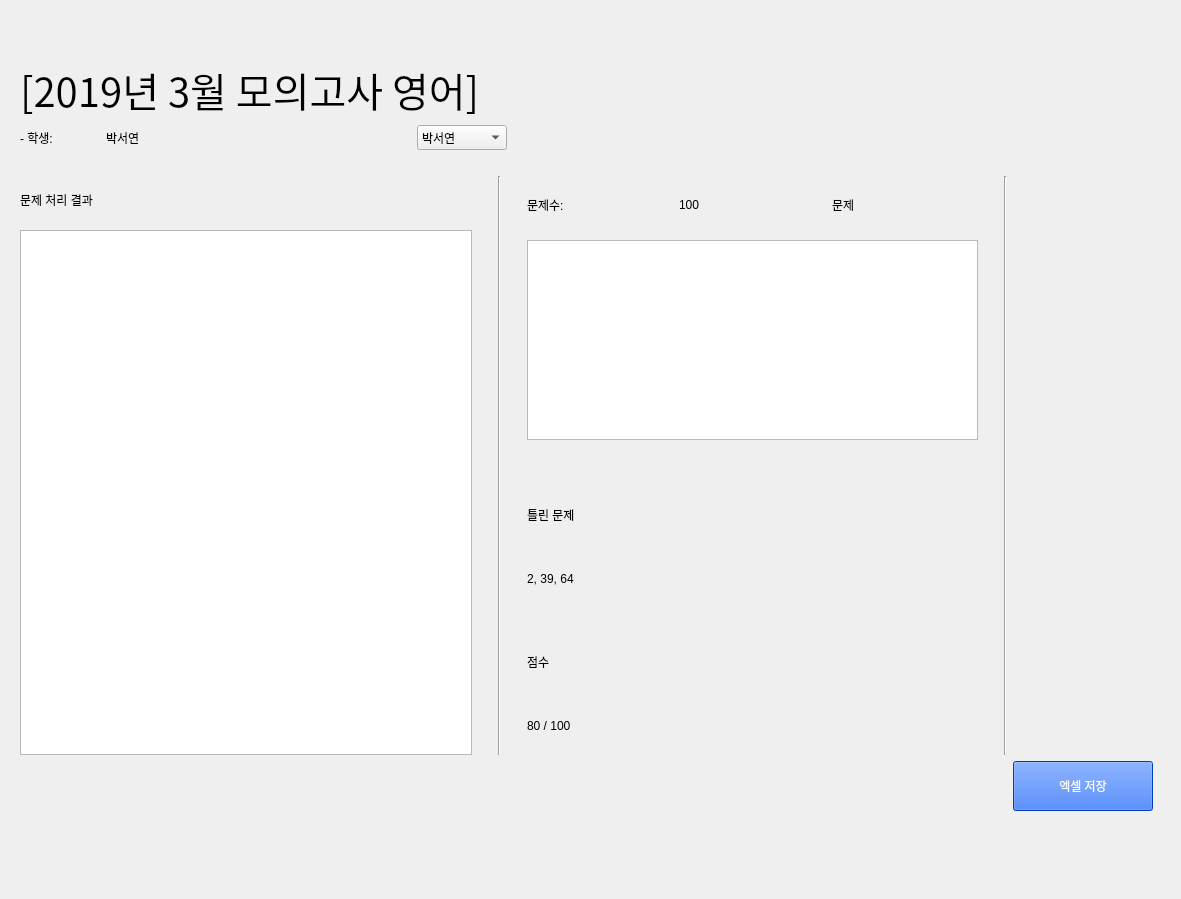
<?xml version="1.0" encoding="UTF-8"?>
<ui version="4.0">
 <class>Form</class>
 <widget class="QWidget" name="Form">
  <property name="geometry">
   <rect>
    <x>0</x>
    <y>0</y>
    <width>1181</width>
    <height>899</height>
   </rect>
  </property>
  <property name="windowTitle">
   <string>Form</string>
  </property>
  <widget class="QWidget" name="layoutWidget">
   <property name="geometry">
    <rect>
     <x>20</x>
     <y>60</y>
     <width>1133</width>
     <height>751</height>
    </rect>
   </property>
   <layout class="QGridLayout" name="gridLayout_17">
    <item row="3" column="1">
     <widget class="QPushButton" name="ResultPushButton_5">
      <property name="sizePolicy">
       <sizepolicy hsizetype="Fixed" vsizetype="Fixed">
        <horstretch>0</horstretch>
        <verstretch>0</verstretch>
       </sizepolicy>
      </property>
      <property name="minimumSize">
       <size>
        <width>140</width>
        <height>50</height>
       </size>
      </property>
      <property name="styleSheet">
       <string notr="true">font: 81 24pt &quot;나눔스퀘어 ExtraBold&quot;;
color: rgb(255, 255, 255);
background-color: rgb(0, 85, 255);</string>
      </property>
      <property name="text">
       <string>엑셀 저장</string>
      </property>
     </widget>
    </item>
    <item row="0" column="0">
     <layout class="QGridLayout" name="gridLayout_18">
      <item row="1" column="2">
       <spacer name="horizontalSpacer_21">
        <property name="orientation">
         <enum>Qt::Horizontal</enum>
        </property>
        <property name="sizeType">
         <enum>QSizePolicy::Fixed</enum>
        </property>
        <property name="sizeHint" stdset="0">
         <size>
          <width>220</width>
          <height>20</height>
         </size>
        </property>
       </spacer>
      </item>
      <item row="1" column="3">
       <widget class="QComboBox" name="comboBox_5">
        <property name="sizePolicy">
         <sizepolicy hsizetype="Fixed" vsizetype="Fixed">
          <horstretch>0</horstretch>
          <verstretch>0</verstretch>
         </sizepolicy>
        </property>
        <property name="minimumSize">
         <size>
          <width>90</width>
          <height>25</height>
         </size>
        </property>
        <property name="styleSheet">
         <string notr="true">font: 75 12pt &quot;나눔스퀘어 Bold&quot;;</string>
        </property>
        <item>
         <property name="text">
          <string>박서연</string>
         </property>
        </item>
        <item>
         <property name="text">
          <string>손재호</string>
         </property>
        </item>
        <item>
         <property name="text">
          <string>하은영</string>
         </property>
        </item>
        <item>
         <property name="text">
          <string>박소영</string>
         </property>
        </item>
       </widget>
      </item>
      <item row="1" column="0">
       <widget class="QLabel" name="studentLabel_5">
        <property name="styleSheet">
         <string notr="true">font: 75 15pt &quot;나눔스퀘어 Bold&quot;;</string>
        </property>
        <property name="text">
         <string>- 학생:</string>
        </property>
       </widget>
      </item>
      <item row="1" column="1">
       <widget class="QLabel" name="StudentNameLabel_5">
        <property name="styleSheet">
         <string notr="true">font: 75 15pt &quot;나눔스퀘어 Bold&quot;;</string>
        </property>
        <property name="text">
         <string>박서연</string>
        </property>
       </widget>
      </item>
      <item row="0" column="0" colspan="4">
       <widget class="QLabel" name="testNameLabel_5">
        <property name="sizePolicy">
         <sizepolicy hsizetype="Maximum" vsizetype="Maximum">
          <horstretch>0</horstretch>
          <verstretch>0</verstretch>
         </sizepolicy>
        </property>
        <property name="font">
         <font>
          <family>나눔스퀘어 ExtraBold</family>
          <pointsize>30</pointsize>
          <weight>10</weight>
          <italic>false</italic>
          <bold>false</bold>
         </font>
        </property>
        <property name="styleSheet">
         <string notr="true">font: 81 30pt &quot;나눔스퀘어 ExtraBold&quot;;</string>
        </property>
        <property name="frameShape">
         <enum>QFrame::NoFrame</enum>
        </property>
        <property name="text">
         <string>[2019년 3월 모의고사 영어]</string>
        </property>
       </widget>
      </item>
      <item row="1" column="4">
       <spacer name="horizontalSpacer_22">
        <property name="orientation">
         <enum>Qt::Horizontal</enum>
        </property>
        <property name="sizeType">
         <enum>QSizePolicy::Fixed</enum>
        </property>
        <property name="sizeHint" stdset="0">
         <size>
          <width>500</width>
          <height>20</height>
         </size>
        </property>
       </spacer>
      </item>
     </layout>
    </item>
    <item row="2" column="0">
     <layout class="QGridLayout" name="gridLayout_19">
      <item row="0" column="0">
       <layout class="QVBoxLayout" name="verticalLayout_5">
        <item>
         <widget class="QLabel" name="scoreNameLabel_13">
          <property name="styleSheet">
           <string notr="true">font: 81 15pt &quot;나눔스퀘어 ExtraBold&quot;;</string>
          </property>
          <property name="text">
           <string>문제 처리 결과</string>
          </property>
         </widget>
        </item>
        <item>
         <widget class="QTableWidget" name="tableWidget">
          <property name="sizePolicy">
           <sizepolicy hsizetype="Minimum" vsizetype="Minimum">
            <horstretch>0</horstretch>
            <verstretch>0</verstretch>
           </sizepolicy>
          </property>
          <property name="minimumSize">
           <size>
            <width>200</width>
            <height>525</height>
           </size>
          </property>
         </widget>
        </item>
       </layout>
      </item>
      <item row="0" column="1">
       <spacer name="horizontalSpacer_23">
        <property name="orientation">
         <enum>Qt::Horizontal</enum>
        </property>
        <property name="sizeType">
         <enum>QSizePolicy::Fixed</enum>
        </property>
        <property name="sizeHint" stdset="0">
         <size>
          <width>20</width>
          <height>20</height>
         </size>
        </property>
       </spacer>
      </item>
      <item row="0" column="2">
       <widget class="Line" name="line_9">
        <property name="orientation">
         <enum>Qt::Vertical</enum>
        </property>
       </widget>
      </item>
      <item row="0" column="3">
       <spacer name="horizontalSpacer_24">
        <property name="orientation">
         <enum>Qt::Horizontal</enum>
        </property>
        <property name="sizeType">
         <enum>QSizePolicy::Fixed</enum>
        </property>
        <property name="sizeHint" stdset="0">
         <size>
          <width>20</width>
          <height>20</height>
         </size>
        </property>
       </spacer>
      </item>
      <item row="0" column="4">
       <layout class="QGridLayout" name="gridLayout_20">
        <item row="0" column="2">
         <widget class="QLabel" name="scoreNameLabel_15">
          <property name="sizePolicy">
           <sizepolicy hsizetype="Minimum" vsizetype="Minimum">
            <horstretch>0</horstretch>
            <verstretch>0</verstretch>
           </sizepolicy>
          </property>
          <property name="minimumSize">
           <size>
            <width>50</width>
            <height>30</height>
           </size>
          </property>
          <property name="styleSheet">
           <string notr="true">font: 81 15pt &quot;나눔스퀘어 ExtraBold&quot;;</string>
          </property>
          <property name="text">
           <string>문제</string>
          </property>
         </widget>
        </item>
        <item row="5" column="0">
         <spacer name="verticalSpacer_14">
          <property name="orientation">
           <enum>Qt::Vertical</enum>
          </property>
          <property name="sizeType">
           <enum>QSizePolicy::Fixed</enum>
          </property>
          <property name="sizeHint" stdset="0">
           <size>
            <width>20</width>
            <height>20</height>
           </size>
          </property>
         </spacer>
        </item>
        <item row="3" column="0" colspan="2">
         <widget class="QLabel" name="wrongProblemLabel_5">
          <property name="sizePolicy">
           <sizepolicy hsizetype="Minimum" vsizetype="Minimum">
            <horstretch>0</horstretch>
            <verstretch>0</verstretch>
           </sizepolicy>
          </property>
          <property name="minimumSize">
           <size>
            <width>110</width>
            <height>30</height>
           </size>
          </property>
          <property name="styleSheet">
           <string notr="true">font: 81 18pt &quot;나눔스퀘어 ExtraBold&quot;;</string>
          </property>
          <property name="text">
           <string>틀린 문제</string>
          </property>
         </widget>
        </item>
        <item row="2" column="0">
         <spacer name="verticalSpacer_13">
          <property name="orientation">
           <enum>Qt::Vertical</enum>
          </property>
          <property name="sizeType">
           <enum>QSizePolicy::Fixed</enum>
          </property>
          <property name="sizeHint" stdset="0">
           <size>
            <width>20</width>
            <height>40</height>
           </size>
          </property>
         </spacer>
        </item>
        <item row="7" column="0">
         <widget class="QLabel" name="myScoreLabel_5">
          <property name="styleSheet">
           <string notr="true">font: 81 15pt &quot;나눔스퀘어 Bold&quot;;</string>
          </property>
          <property name="text">
           <string>80 / 100</string>
          </property>
         </widget>
        </item>
        <item row="4" column="0">
         <widget class="QLabel" name="wrongProblemListLabel_5">
          <property name="styleSheet">
           <string notr="true">font: 81 15pt &quot;나눔스퀘어 Bold&quot;;</string>
          </property>
          <property name="text">
           <string>2, 39, 64</string>
          </property>
         </widget>
        </item>
        <item row="6" column="0">
         <widget class="QLabel" name="scoreLabel_5">
          <property name="sizePolicy">
           <sizepolicy hsizetype="Minimum" vsizetype="Minimum">
            <horstretch>0</horstretch>
            <verstretch>0</verstretch>
           </sizepolicy>
          </property>
          <property name="minimumSize">
           <size>
            <width>80</width>
            <height>30</height>
           </size>
          </property>
          <property name="styleSheet">
           <string notr="true">font: 81 18pt &quot;나눔스퀘어 ExtraBold&quot;;</string>
          </property>
          <property name="text">
           <string>점수</string>
          </property>
         </widget>
        </item>
        <item row="0" column="0">
         <widget class="QLabel" name="scoreNameLabel_14">
          <property name="sizePolicy">
           <sizepolicy hsizetype="Minimum" vsizetype="Minimum">
            <horstretch>0</horstretch>
            <verstretch>0</verstretch>
           </sizepolicy>
          </property>
          <property name="minimumSize">
           <size>
            <width>70</width>
            <height>30</height>
           </size>
          </property>
          <property name="styleSheet">
           <string notr="true">font: 81 15pt &quot;나눔스퀘어 ExtraBold&quot;;</string>
          </property>
          <property name="text">
           <string>문제수: </string>
          </property>
         </widget>
        </item>
        <item row="0" column="1">
         <widget class="QLabel" name="ProblemNumberLabel_5">
          <property name="minimumSize">
           <size>
            <width>100</width>
            <height>30</height>
           </size>
          </property>
          <property name="styleSheet">
           <string notr="true">font: 81 15pt &quot;나눔스퀘어 ExtraBold&quot;;</string>
          </property>
          <property name="text">
           <string>100</string>
          </property>
         </widget>
        </item>
        <item row="1" column="0" colspan="3">
         <widget class="QTableView" name="resultTableView_5">
          <property name="sizePolicy">
           <sizepolicy hsizetype="Minimum" vsizetype="Minimum">
            <horstretch>0</horstretch>
            <verstretch>0</verstretch>
           </sizepolicy>
          </property>
          <property name="minimumSize">
           <size>
            <width>200</width>
            <height>200</height>
           </size>
          </property>
         </widget>
        </item>
       </layout>
      </item>
      <item row="0" column="5">
       <spacer name="horizontalSpacer_25">
        <property name="orientation">
         <enum>Qt::Horizontal</enum>
        </property>
        <property name="sizeType">
         <enum>QSizePolicy::Fixed</enum>
        </property>
        <property name="sizeHint" stdset="0">
         <size>
          <width>20</width>
          <height>20</height>
         </size>
        </property>
       </spacer>
      </item>
      <item row="0" column="6">
       <widget class="Line" name="line_10">
        <property name="orientation">
         <enum>Qt::Vertical</enum>
        </property>
       </widget>
      </item>
     </layout>
    </item>
    <item row="1" column="0">
     <spacer name="verticalSpacer_15">
      <property name="orientation">
       <enum>Qt::Vertical</enum>
      </property>
      <property name="sizeType">
       <enum>QSizePolicy::Fixed</enum>
      </property>
      <property name="sizeHint" stdset="0">
       <size>
        <width>20</width>
        <height>20</height>
       </size>
      </property>
     </spacer>
    </item>
   </layout>
  </widget>
 </widget>
 <resources/>
 <connections/>
</ui>
